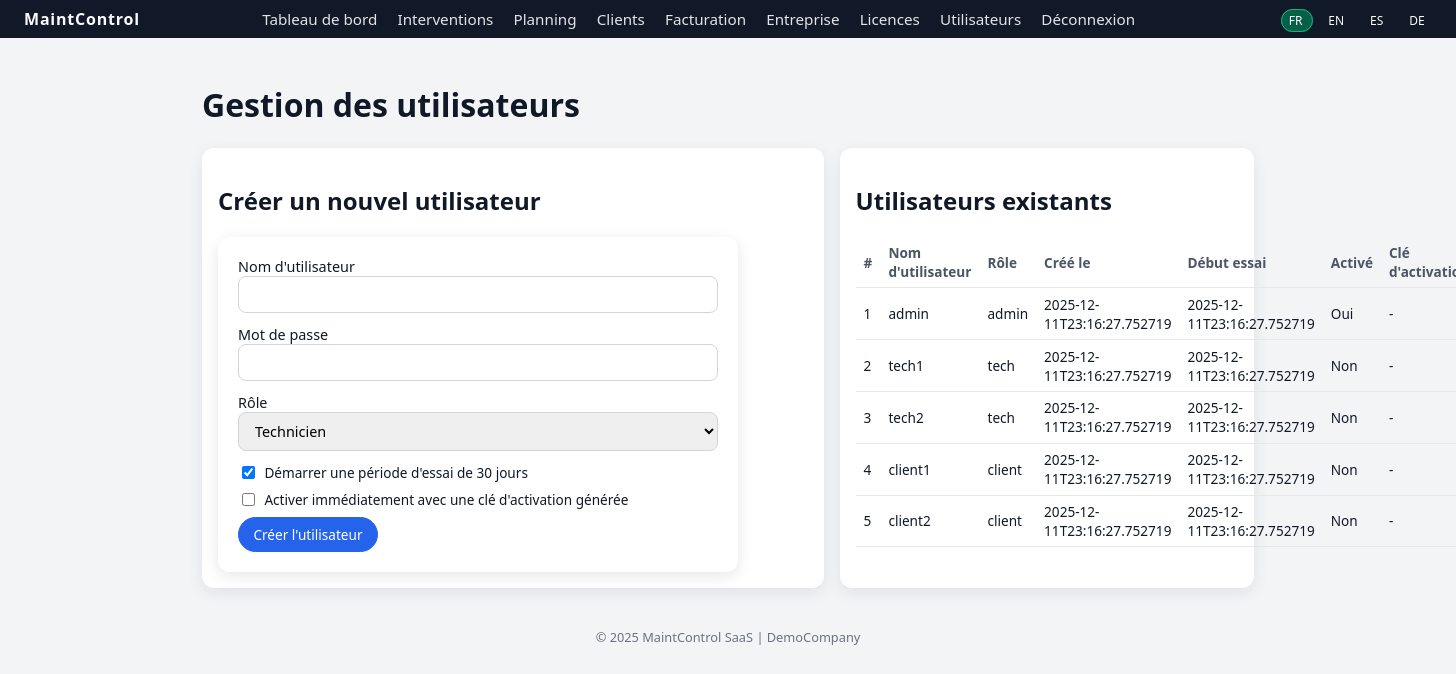
/admin/users (signed in), run on an earlier commit of the app's database.
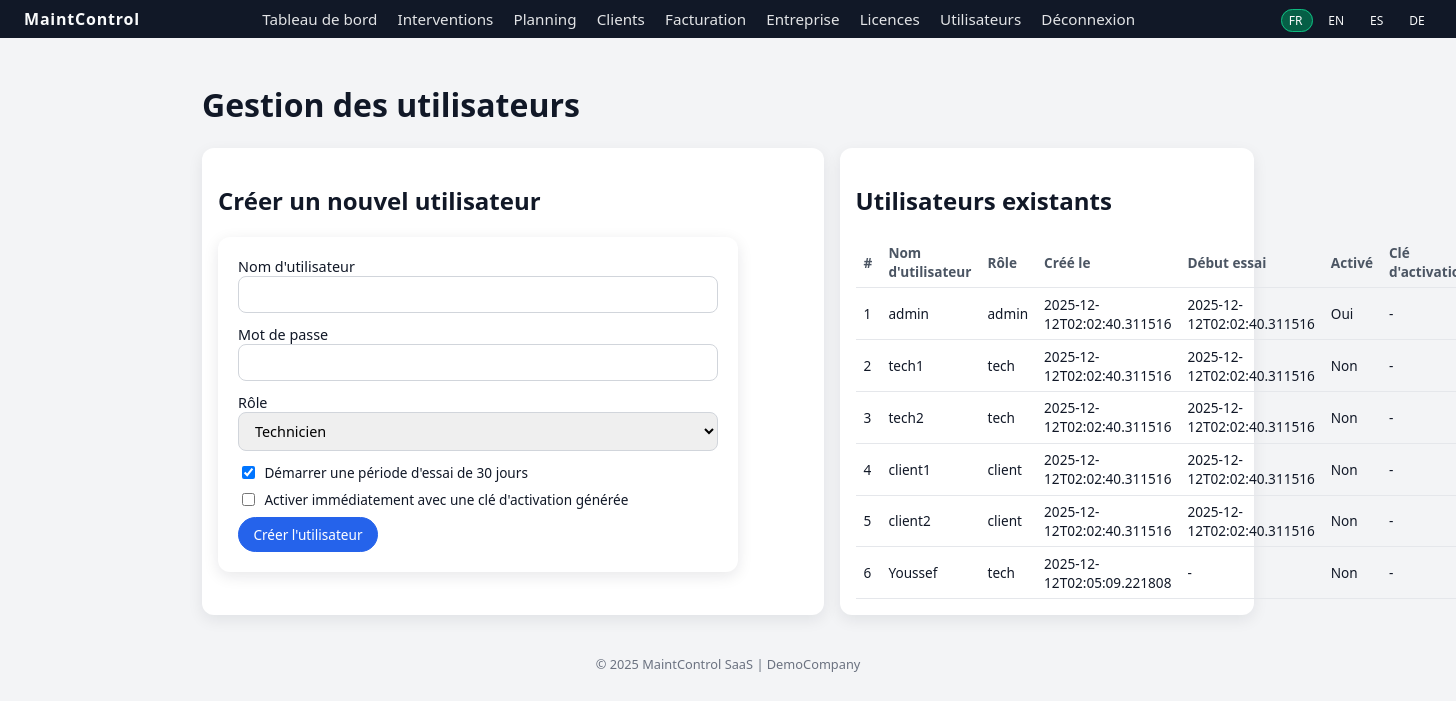
And on a later commit of the database.
### tables this page shows
CREATE TABLE users (
            id INTEGER PRIMARY KEY AUTOINCREMENT,
            username TEXT UNIQUE NOT NULL,
            password TEXT NOT NULL,
            role TEXT NOT NULL, -- admin, tech, client
            company_id INTEGER NOT NULL,
            created_at TEXT NOT NULL,
            trial_start TEXT,
            is_activated INTEGER DEFAULT 0,
            license_key TEXT,
            FOREIGN KEY(company_id) REFERENCES companies(id)
        );

CREATE TABLE companies (
            id INTEGER PRIMARY KEY AUTOINCREMENT,
            name TEXT NOT NULL,
            domain TEXT,
            created_at TEXT NOT NULL,
            is_active INTEGER DEFAULT 1,
            plan_name TEXT,
            plan_price REAL
        );

### app.py (the view, shortened to what this page needs)
@app.route("/admin/users", methods=["GET", "POST"])
@require_login
def admin_users():
    admin = get_current_user()
    if admin["role"] != "admin":
        return "Forbidden", 403
    company = get_current_company(admin)
    conn = get_db()
    c = conn.cursor()
    c.execute("""
        SELECT id, username, role, created_at, trial_start, is_activated, license_key
        FROM users
        WHERE company_id = ?
        ORDER BY id
    """, (company["id"],))
    users = c.fetchall()
    conn.close()
    return render_template("admin_users.html", users=users)

### app.py (called while the page is built, shortened)
def get_db():
    conn = sqlite3.connect(DATABASE)
    conn.row_factory = sqlite3.Row
    return conn

def get_current_user():
    uid = session.get("user_id")
    if not uid:
        return None
    conn = get_db()
    c = conn.cursor()
    c.execute("SELECT * FROM users WHERE id = ?", (uid,))
    row = c.fetchone()
    conn.close()
    return row

def get_current_company(user=None):
    if user is None:
        user = get_current_user()
    if not user:
        return None
    conn = get_db()
    c = conn.cursor()
    c.execute("SELECT * FROM companies WHERE id = ?", (user["company_id"],))
    company = c.fetchone()
    conn.close()
    return company

def is_trial_expired(user):
    if user is None:
        return False
    if user["role"] == "admin":
        return False

def remaining_trial_days(user):
    if user is None or user["role"] == "admin" or user["is_activated"] or not user["trial_start"]:
        return None
    start = datetime.fromisoformat(user["trial_start"])
    remaining = (start + timedelta(days=TRIAL_DAYS) - datetime.utcnow()).days
    return max(0, remaining)

def require_login(f):
    from functools import wraps
    @wraps(f)
    def wrapper(*args, **kwargs):
        if not session.get("user_id"):
            return redirect(url_for("login"))
        return f(*args, **kwargs)
    return wrapper

@app.context_processor
def inject_globals():
    user = get_current_user()
    lang = session.get("lang", DEFAULT_LANG)
    return {
        "current_user": user,
        "current_company": get_current_company(user) if user else None,
        "trial_days_left": remaining_trial_days(user) if user else None,
        "is_trial_expired": is_trial_expired(user) if user else False,
        "lang": lang,
        "supported_langs": SUPPORTED_LANGS,
    }

### templates/admin_users.html (shortened to what this page needs)
{% extends "base.html" %}
{% block content %}
<h1 data-i18n="users_title">Gestion des utilisateurs</h1>
<section class="grid-two">
  <div class="card">
    <h2 data-i18n="users_create">Créer un nouvel utilisateur</h2>
    <form method="post" class="form">
      <label>
        <span data-i18n="users_username">Nom d'utilisateur</span>
        <input type="text" name="username" required>
      </label>
      <label>
        <span data-i18n="users_password">Mot de passe</span>
        <input type="password" name="password" required>
      </label>
      <label>
        <span data-i18n="users_role">Rôle</span>
        <select name="role">
          <option value="tech" selected>Technicien</option>
        </select>
      </label>
      <label class="checkbox-row">
        <input type="checkbox" name="start_trial" checked>
        <span data-i18n="users_start_trial">Démarrer une période d'essai de 30 jours</span>
      </label>
      <label class="checkbox-row">
        <input type="checkbox" name="activate_now">
        <span data-i18n="users_activate_now">Activer immédiatement avec une clé d'activation générée</span>
      </label>
      <button type="submit" class="btn primary" data-i18n="users_create_btn">Créer l'utilisateur</button>
    </form>
  </div>
  <div class="card">
    <h2 data-i18n="users_list">Utilisateurs existants</h2>
    <table class="table">
      <thead>
        <tr>
          <th>#</th>
          <th data-i18n="users_username">Nom d'utilisateur</th>
          <th data-i18n="users_role">Rôle</th>
          <th data-i18n="users_created_at">Créé le</th>
          <th data-i18n="users_trial_start">Début essai</th>
          <th data-i18n="users_activated">Activé</th>
          <th data-i18n="users_license_key">Clé</th>
        </tr>
      </thead>
      <tbody>
        {% for u in users %}
        <tr>
          <td>{{ u.id }}</td>
          <td>{{ u.username }}</td>
          <td>{{ u.role }}</td>
          <td>{{ u.created_at }}</td>
          <td>{{ u.trial_start or '-' }}</td>
          <td>{{ 'Oui' if u.is_activated else 'Non' }}</td>
          <td>{{ u.license_key or '-' }}</td>
        </tr>
        {% else %}
        <tr><td colspan="8" data-i18n="no_data">Aucune donnée</td></tr>
        {% endfor %}
      </tbody>
    </table>
  </div>
</section>
{% endblock %}

### templates/base.html (shortened to what this page needs)
<!doctype html>
<html lang="{{ lang }}">
  <head>
    <link href="{{ url_for('static', filename='css/style.css') }}" rel="stylesheet">
  </head>
  <body data-lang="{{ lang }}" class="{% block body_class %}{% endblock %}">
    <header class="topbar">
      <div class="logo">MaintControl</div>
      {% if current_user %}
      <nav class="nav">
        <a href="{{ url_for('dashboard') }}" data-i18n="nav_dashboard">Tableau de bord</a>
        <a href="{{ url_for('list_interventions') }}" data-i18n="nav_interventions">Interventions</a>
        <a href="{{ url_for('planning') }}" data-i18n="nav_planning">Planning</a>
        <a href="{{ url_for('customers') }}" data-i18n="nav_customers">Clients</a>
        {% if current_user.role == 'admin' %}
        <a href="{{ url_for('billing') }}" data-i18n="nav_billing">Facturation</a>
        <a href="{{ url_for('company_settings') }}" data-i18n="nav_company">Entreprise</a>
        <a href="{{ url_for('admin_licenses') }}" data-i18n="nav_licenses">Licences</a>
        <a href="{{ url_for('admin_users') }}" data-i18n="nav_users">Utilisateurs</a>
        {% endif %}
        <a href="{{ url_for('logout') }}" data-i18n="nav_logout">Déconnexion</a>
      </nav>
      {% endif %}
      <div class="lang-switcher">
        {% for l in supported_langs %}
          <a href="{{ url_for('set_lang', lang_code=l) }}" class="{% if l==lang %}active{% endif %}">
            {{ l.upper() }}
          </a>
        {% endfor %}
      </div>
    </header>
    <main class="container">
      {% block content %}{% endblock %}
    </main>
    <footer class="footer">
      <span>&copy; {{ 2025 }} MaintControl SaaS</span>
      {% if current_company %}
        <span class="footer-company"> | {{ current_company.name }} {% if current_company.domain %}({{ current_company.domain }}){% endif %}</span>
      {% endif %}
    </footer>
  </body>
</html>

### static/css/style.css (style rules this page uses)
* { box-sizing: border-box; font-family: system-ui, -apple-system, BlinkMacSystemFont, "Segoe UI", sans-serif; }
body { margin: 0; background: #f3f4f6; color: #111827; }
a { color: inherit; text-decoration: none; }
.topbar { background: #111827; color: #f9fafb; display: flex; align-items: center; padding: 0.5rem 1.5rem; justify-content: space-between; }
.logo { font-weight: 700; letter-spacing: 0.05em; }
.nav a { margin-right: 1rem; font-size: 0.95rem; opacity: 0.9; }
.lang-switcher a { margin-left: 0.5rem; padding: 0.15rem 0.4rem; border-radius: 999px; font-size: 0.75rem; border: 1px solid transparent; }
.lang-switcher a.active { border-color: #10b981; background: #065f46; }
.container { padding: 1.5rem; max-width: 1100px; margin: 0 auto; }
.footer { text-align: center; padding: 1rem; font-size: 0.8rem; color: #6b7280; }
label { display: block; margin-bottom: 0.75rem; font-size: 0.9rem; }
input[type="text"], input[type="password"], input[type="number"], textarea, select { width: 100%; padding: 0.5rem 0.75rem; border-radius: 0.5rem; border: 1px solid #d1d5db; font-size: 0.9rem; }
.btn { display: inline-flex; align-items: center; justify-content: center; padding: 0.45rem 0.9rem; border-radius: 999px; font-size: 0.85rem; border: 1px solid #d1d5db; background: white; cursor: pointer; }
.btn.primary { border-color: #2563eb; background: #2563eb; color: white; }
.grid-two { display: grid; grid-template-columns: minmax(0, 1.5fr) minmax(0, 1fr); gap: 1rem; }
.card { background: white; border-radius: 0.75rem; padding: 1rem; box-shadow: 0 5px 15px rgba(15,23,42,0.08); }
.table { width: 100%; border-collapse: collapse; font-size: 0.85rem; }
.table th, .table td { padding: 0.4rem 0.5rem; border-bottom: 1px solid #e5e7eb; }
.table th { text-align: left; font-weight: 600; color: #4b5563; }
.form { max-width: 520px; background: white; padding: 1.25rem; border-radius: 0.75rem; box-shadow: 0 4px 15px rgba(15,23,42,0.1); }
.checkbox-row { display: flex; align-items: center; gap: 0.4rem; font-size: 0.85rem; margin-bottom: 0.5rem; }
.checkbox-row input[type="checkbox"] { width: auto; }

What changed in the data, as far as the page shows it:
changed users "admin": created_at "2025-12-11T23:16:27.752719" → "2025-12-12T02:02:40.311516"; trial_start "2025-12-11T23:16:27.752719" → "2025-12-12T02:02:40.311516"
changed users "tech1": created_at "2025-12-11T23:16:27.752719" → "2025-12-12T02:02:40.311516"; trial_start "2025-12-11T23:16:27.752719" → "2025-12-12T02:02:40.311516"
changed users "tech2": created_at "2025-12-11T23:16:27.752719" → "2025-12-12T02:02:40.311516"; trial_start "2025-12-11T23:16:27.752719" → "2025-12-12T02:02:40.311516"
changed users "client1": created_at "2025-12-11T23:16:27.752719" → "2025-12-12T02:02:40.311516"; trial_start "2025-12-11T23:16:27.752719" → "2025-12-12T02:02:40.311516"
changed users "client2": created_at "2025-12-11T23:16:27.752719" → "2025-12-12T02:02:40.311516"; trial_start "2025-12-11T23:16:27.752719" → "2025-12-12T02:02:40.311516"
added users: id "6", username "Youssef", role "tech", created_at "2025-12-12T02:05:09.221808", trial_start "-", is_activated "Non", license_key "-"
